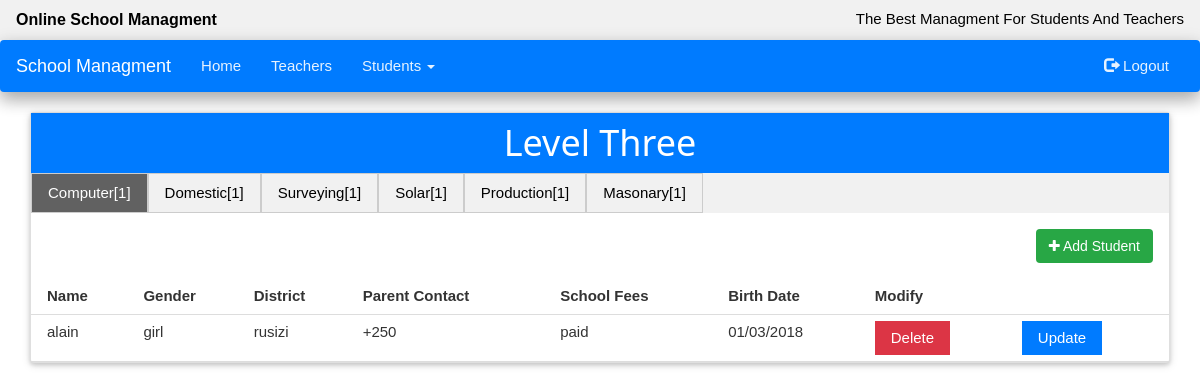
The page /level3.php (signed in) on the database its author committed.
### tables this page shows
CREATE TABLE `computer` (
  `id` int(100) NOT NULL,
  `name` varchar(100) NOT NULL,
  `sex` varchar(100) NOT NULL,
  `district` varchar(100) NOT NULL,
  `contact` varchar(100) NOT NULL,
  `fees` varchar(100) NOT NULL,
  `bdate` varchar(100) NOT NULL
);

### level3.php (the view, shortened to what this page needs)
<?php
 include 'conn.php';
	$com=$conn->query("SELECT * FROM computer");
	$dom=$conn->query("SELECT * FROM domestic");
	$surv=$conn->query("SELECT * FROM surveying");
	$sol=$conn->query("SELECT * FROM solar");
	$pro=$conn->query("SELECT * FROM production");
	$maso=$conn->query("SELECT * FROM masonary");
 ?>
<!DOCTYPE html>
<html>
<head>
  <link rel="stylesheet" href="bootstrap/css/bootstrap.css">
  <link rel="stylesheet" type="text/css" href="css/w3.css">
    <link rel="stylesheet" type="text/css" href="font-awesome/css/font-awesome.min.css">
    </head>
<body>
	<?php include 'header.php'; ?>
	<div class="container">
		<div class="w3-card-2 card">
			<header class="w3-container bg-blue text-center"><h1>Level Three</h1></header>
<ul class="w3-navbar w3-light-grey">
  <li><a class="w3-btn testbtn w3-light-grey w3-border w3-hover-grey" onclick="openCity(event, 'computer')">Computer[<?=$com->num_rows ?>]</a></li>
  <li><a class="w3-btn testbtn w3-light-grey w3-border w3-hover-grey" onclick="openCity(event, 'Domestic')">Domestic[<?=$dom->num_rows ?>]</a></li>
  <li><a class="w3-btn testbtn w3-light-grey w3-border w3-hover-grey" onclick="openCity(event, 'Surveying')">Surveying[<?=$surv->num_rows ?>]</a></li>
    <li><a class="w3-btn testbtn w3-light-grey w3-border w3-hover-grey" onclick="openCity(event, 'Solar')">Solar[<?=$sol->num_rows ?>]</a></li>
  <li><a class="w3-btn testbtn w3-light-grey w3-border w3-hover-grey" onclick="openCity(event, 'Production')">Production[<?=$pro->num_rows ?>]</a></li>
  <li><a class="w3-btn testbtn w3-light-grey w3-border w3-hover-grey" onclick="openCity(event, 'Masonary')">Masonary[<?=$maso->num_rows ?>]</a></li>
</ul>
<div id="computer" class=" city w3-animate-opacity">
	<a href="add.php?class=computer&opt=level3" class="btn bg-green pull-right w3-margin"><span class="fa fa-plus"></span> Add Student</a>
<table class="w3-table w3-bordered w3-margin-top">
	<tr>
	<th>Name</th>
	<th>Gender</th>
	<th>District</th>
	<th>Parent Contact</th>
	<th>School Fees</th>
	<th>Birth Date</th>
	<th>Modify</th>
</tr>
<?php while ($comp=$com->fetch_assoc()) { ?>
<tr>
	<td><?=$comp['name'] ?></td>
	<td><?=$comp['sex'] ?></td>
	<td><?=$comp['district'] ?></td>
	<td><?=$comp['contact'] ?></td>
	<td><?=$comp['fees'] ?></td>
	<td><?=$comp['bdate'] ?></td>
	<td><a href="delete.php?action=delete&class=computer&id=<?=$comp['id'] ?>&opt=level3" class="w3-btn bg-red">Delete</a></td>
	<td><a href="delete.php?action=modify&class=computer&id=<?=$comp['id'] ?>&opt=level3" class="w3-btn bg-blue">Update</a></td>
</tr>
<?php } ?>
</table>
</div>
</div>
</div>
</body>
</html>

### css/w3.css (style rules this page uses)
html { -ms-text-size-adjust:100%;-webkit-text-size-adjust:100% }
body { margin:0 }
article,aside,details,figcaption,figure,footer,header,hgroup,main,menu,nav,section,summary { display:block }
a { -webkit-tap-highlight-color:transparent;background-color:transparent }
html,body { font-family:Verdana,sans-serif;font-size:15px;line-height:1.5 }
h1,h2,h3,h4,h5,h6,.w3-slim,.w3-wide { font-family:"Segoe UI",Arial,sans-serif }
h1 { font-size:36px }
h1,h2,h3,h4,h5,h6 { font-weight:400;margin:10px 0 }
a { color:inherit }
table { border-collapse:collapse;border-spacing:0;width:100%;display:table }
table,th,td { border:none }
.w3-bordered tr,.w3-table-all tr { border-bottom:1px solid #ddd }
.w3-table td,.w3-table th,.w3-table-all td,.w3-table-all th { padding:6px 8px;display:table-cell;text-align:left;vertical-align:top }
.w3-table th:first-child,.w3-table td:first-child,.w3-table-all th:first-child,.w3-table-all td:first-child { padding-left:16px }
.w3-btn,.w3-btn-block { border:none;display:inline-block;outline:0;padding:6px 16px;vertical-align:middle;overflow:hidden;text-decoration:none !important;color:#fff;background-color:#000;text-align:center;cursor:pointer;white-space:nowrap }
.w3-btn,.w3-btn-floating,.w3-btn-floating-large { -webkit-touch-callout:none;-webkit-user-select:none;-khtml-user-select:none;-moz-user-select:none;-ms-user-select:none;user-select:none; }
.w3-navbar { list-style-type:none;margin:0;padding:0;overflow:hidden }
.w3-navbar li { float:left }
.w3-navbar li a { display:block;padding:8px 16px }
.w3-navbar a,.w3-topnav a,.w3-sidenav a,.w3-dropnav a,.w3-dropdown-content a,.w3-accordion-content a { text-decoration:none !important }
.w3-navbar a,.w3-topnav a,.w3-sidenav a,.w3-dropnav a,.w3-pagination li a,.w3-hoverable tbody tr,.w3-btn,.w3-btn-floating,.w3-btn-floating-large,.w3-hover-opacity,.w3-hover-shadow,.w3-accordion-content a,.w3-dropdown-content a,.w3-dropdown-click:hover,.w3-dropdown-hover:hover,.w3-opennav,.w3-closenav,.w3-closebtn, .w3-hover-amber,.w3-hover-aqua,.w3-hover-blue,.w3-hover-light-blue,.w3-hover-brown,.w3-hover-cyan,.w3-hover-blue-grey,.w3-hover-green,.w3-hover-light-green,.w3-hover-indigo,.w3-hover-khaki,.w3-hover-lime,.w3-hover-orange,.w3-hover-deep-orange,.w3-hover-pink, .w3-hover-purple,.w3-hover-deep-purple,.w3-hover-red,.w3-hover-sand,.w3-hover-teal,.w3-hover-yellow,.w3-hover-white,.w3-hover-black,.w3-hover-grey,.w3-hover-light-grey,.w3-hover-dark-grey,.w3-hover-text-amber,.w3-hover-text-aqua,.w3-hover-text-blue,.w3-hover-text-light-blue, .w3-hover-text-brown,.w3-hover-text-cyan,.w3-hover-text-blue-grey,.w3-hover-text-green,.w3-hover-text-light-green,.w3-hover-text-indigo,.w3-hover-text-khaki,.w3-hover-text-lime,.w3-hover-text-orange,.w3-hover-text-deep-orange,.w3-hover-text-pink,.w3-hover-text-purple, .w3-hover-text-deep-purple,.w3-hover-text-red,.w3-hover-text-sand,.w3-hover-text-teal,.w3-hover-text-yellow,.w3-hover-text-white,.w3-hover-text-black,.w3-hover-text-grey,.w3-hover-text-light-grey,.w3-hover-text-dark-grey { -webkit-transition:all 0.3s ease;transition:all 0.3s ease }
.w3-container:after,.w3-row:after,.w3-row-padding:after,.w3-topnav:after,.w3-clear:after,.w3-btn-group:before,.w3-btn-group:after { content:"";display:table;clear:both }
.w3-border { border:1px solid #ccc !important }
.w3-margin { margin:16px !important }
.w3-margin-top { margin-top:16px !important }
.w3-container { padding:0.01em 16px }
.w3-card-2,.w3-example { box-shadow:0 2px 4px 0 rgba(0,0,0,0.16),0 2px 10px 0 rgba(0,0,0,0.12) !important }
.w3-animate-opacity { -webkit-animation:opac 4s;animation:opac 4s }
.w3-light-grey,.w3-hover-light-grey:hover { color:#000 !important;background-color:#f1f1f1 !important }
.w3-dark-grey,.w3-hover-dark-grey:hover { color:#fff !important;background-color:#616161 !important }

### rows shown on the page
computer: name "alain", sex "girl", district "rusizi", contact "+250", fees "paid", bdate "01/03/2018"

### other values the page prints
$com->num_rows "1"
$dom->num_rows "1"
$surv->num_rows "1"
$sol->num_rows "1"
$pro->num_rows "1"
$maso->num_rows "1"
